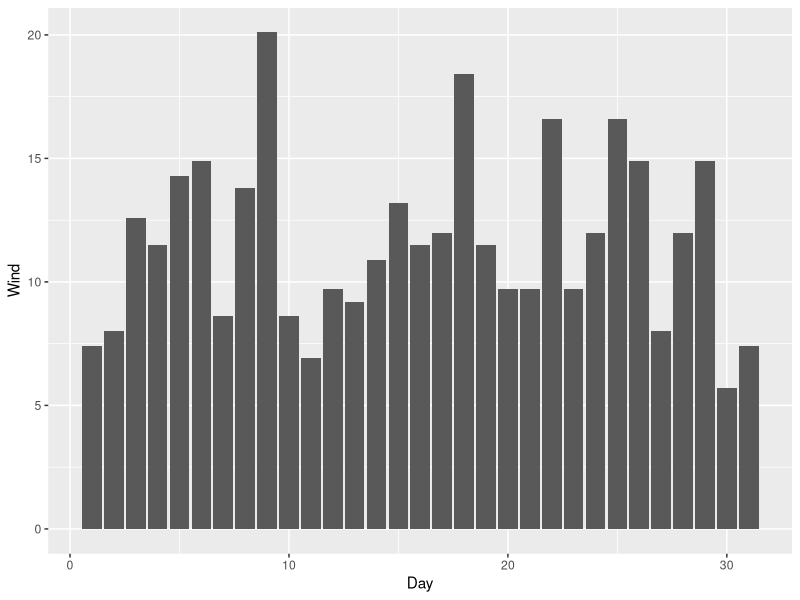
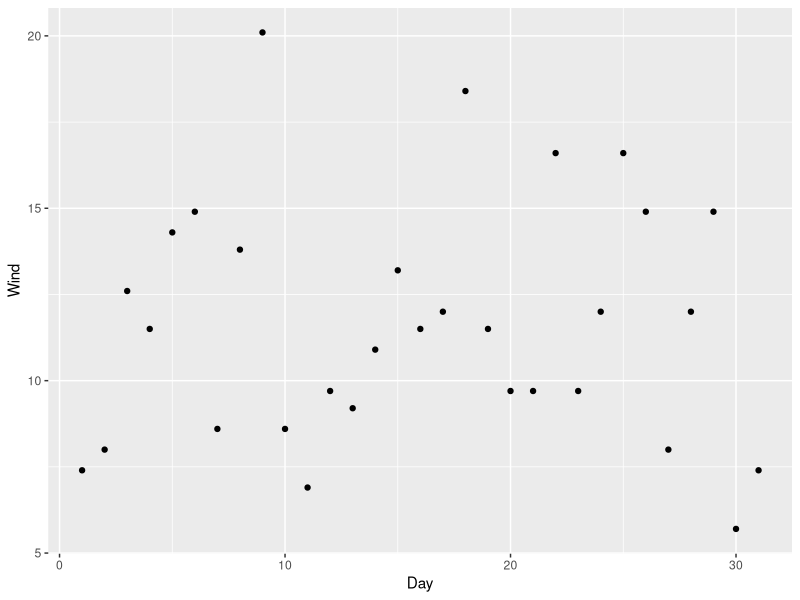
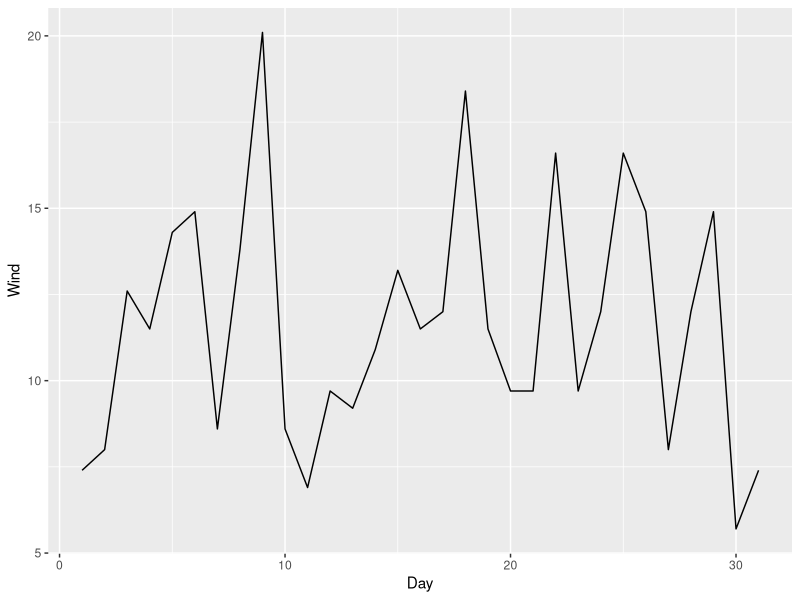
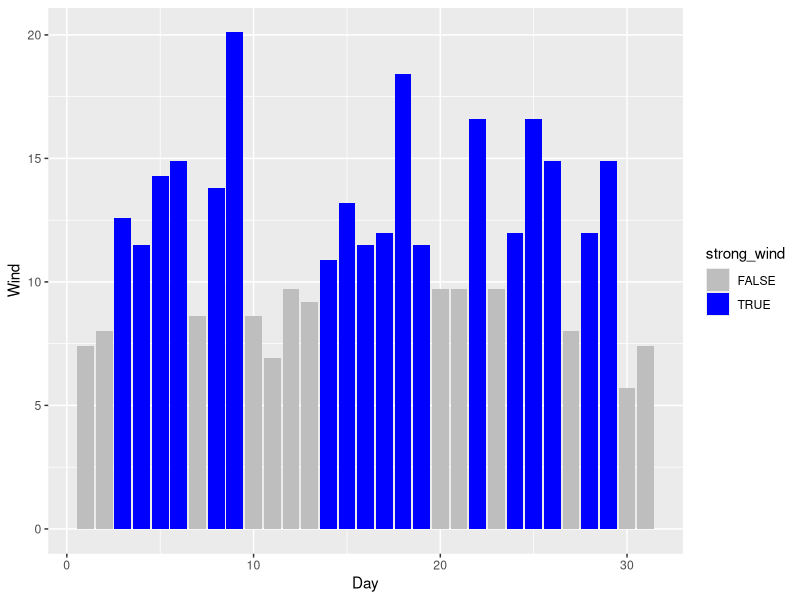
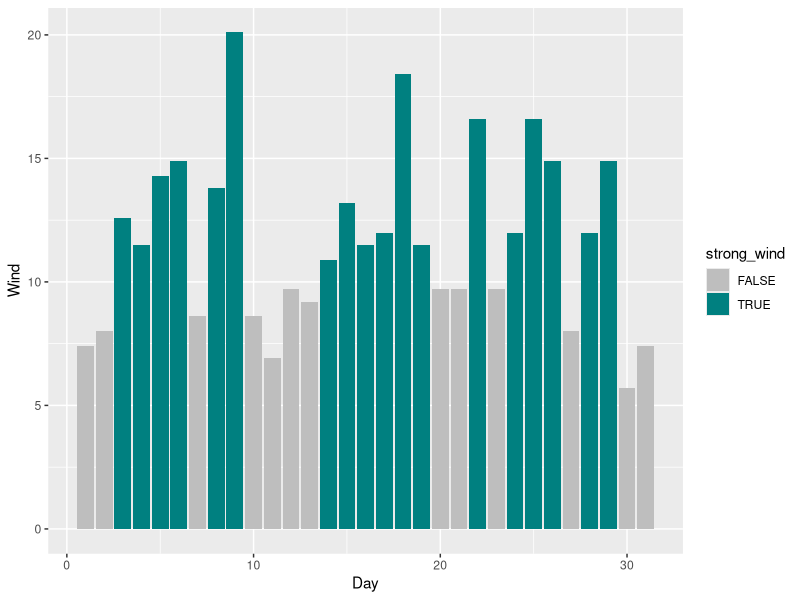
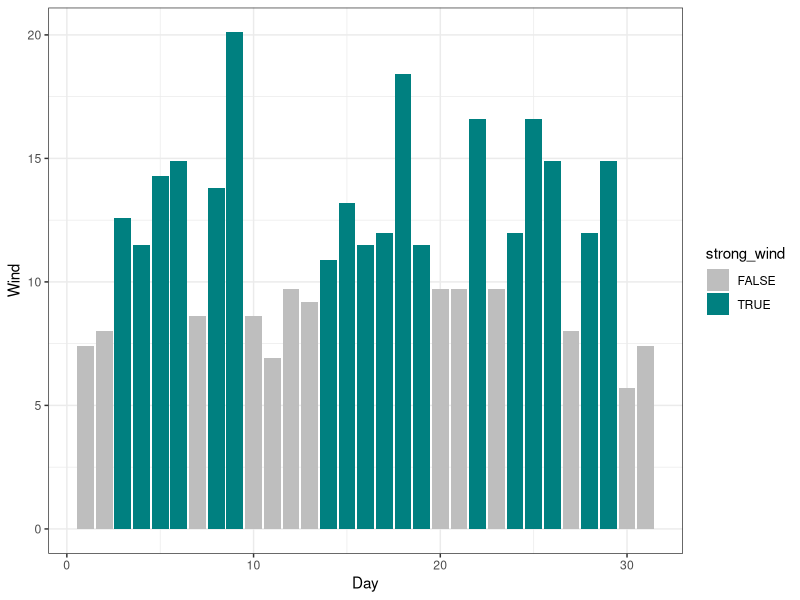
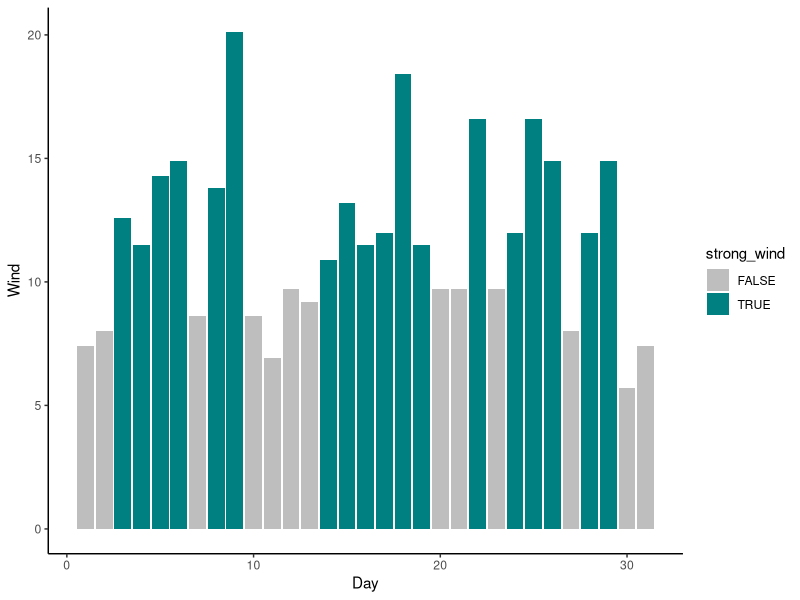
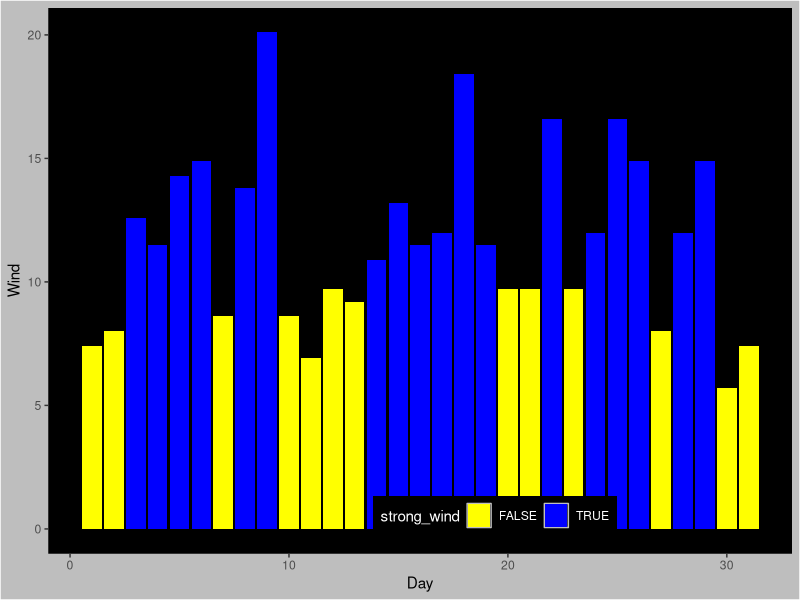

Write the R code that produced these figures, in order.
## ---- chunk 1
require("knitr")
#xx opts_knit$set(root.dir = "/Users/melinaklostermann/Documents/iCLIP-course")
opts_knit$set(root.dir = "/Users/melinaklostermann/Documents/iCLIP-course")
knitr::opts_chunk$set(warning=FALSE, message=FALSE, cache=TRUE, eval = T, echo = T) #, fig.pos = "!H", out.extra = ""
## ---- chunk 2
library(datasets)
library(ggplot2)
library(tidyverse)

data("airquality")
head(airquality)

## ---- chunk 3
# histogram
p1 <- ggplot(airquality[airquality$Month==5,], aes(x=Day, y=Wind))+
  geom_col()

p1

# dotplot
p2 <- ggplot(airquality[airquality$Month==5,], aes(x=Day, y=Wind))+
  geom_point()

p2

# line
p3 <- ggplot(airquality[airquality$Month==5,], aes(x=Day, y=Wind))+
  geom_line()

p3

## ---- chunk 4
# mark strong wind with dplyr
airquality <- airquality %>% mutate(strong_wind = case_when(
  Wind > 10 ~ T, 
  T~F))

# mark strong wind with base R
airquality$also_strong_wind <- F
airquality[airquality$Wind > 10,]$also_strong_wind <- T


# color in plot
# with color name
p1 <- ggplot(airquality[airquality$Month==5,], aes(x=Day, y=Wind, fill = strong_wind))+
  geom_col()+
  scale_fill_manual(values =c("grey", "blue"))
p1

# with Hex code
p1 <- ggplot(airquality[airquality$Month==5,], aes(x=Day, y=Wind, fill = strong_wind))+
  geom_col()+
  scale_fill_manual(values =c("grey", "#008080"))
p1



## ---- chunk 5
# there are many themes to choose from:
p1 + theme_bw()
p1 + theme_classic()
# more themes see: https://www.datanovia.com/en/blog/ggplot-themes-gallery/  

# make your own theme:
p4 <- ggplot(airquality[airquality$Month==5,], aes(x=Day, y=Wind, fill = strong_wind))+
  geom_col()+ 
  scale_fill_manual(values =c("yellow", "blue"))+
  theme(
  # get rid of panel grids
  panel.grid.major = element_blank(),
  panel.grid.minor = element_blank(),
  # Change plot and panel background
  plot.background=element_rect(fill = "gray"),
  panel.background = element_rect(fill = 'black'),
  # Change legend 
  legend.position = c(0.6, 0.07),
  legend.direction = "horizontal",
  legend.background = element_rect(fill = "black", color = NA),
  legend.key = element_rect(color = "gray", fill = "black"),
  legend.title = element_text(color = "white"),
  legend.text = element_text(color = "white")
  )

p4  


## ---- chunk 6
p1 <- ggplot(airquality, aes(x=Day, y=Wind, fill = strong_wind))+
  geom_col()+
  scale_fill_manual(values =c("grey", "blue"))+
  facet_wrap(~Month)+ # tell facet_wrap which column contains the facets
  theme_bw()

p1


## ---- chunk 7
# you can use melt to get all values for ozone, solar.r wind and temp in one column

airquality_melt <- reshape2::melt(airquality, id.vars=c("Day", "Month", "strong_wind", "also_strong_wind"), value.name = "messured", variable.name="air_factor")

p5 <- ggplot(airquality_melt[airquality_melt$Month==5,], aes(x=Day, y=messured, fill = air_factor))+
  geom_col()+
  facet_wrap(~air_factor, scales = "free_y")+
  scale_fill_manual(values = c("darkblue", "yellow", "#0000FF", "red"))+
  theme_dark()

p5


## ---- chunk 8
p5 <- ggplot(airquality_melt, aes(x=Day, y=messured, fill = air_factor))+
  geom_col()+
  facet_grid(Month~air_factor, scales = "free")+
  scale_fill_manual(values = c("darkblue", "yellow", "#0000FF", "red"))+
  theme_dark()

p5

## ---- chunk 9
p7 <- ggplot(airquality, aes(x=Day, y=Temp, fill = Temp, color = Temp))+
  geom_col()+
  facet_wrap(~Month, ncol = 5)+
  scale_fill_gradient(low="blue", high="red")+
  scale_color_gradient(low="blue", high="red")+
  theme_minimal()
p7


